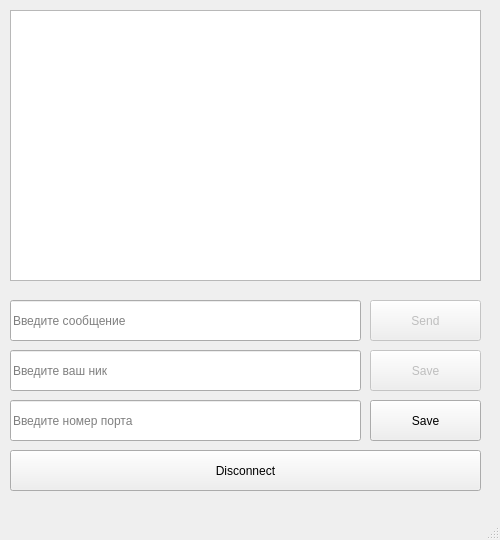
<?xml version="1.0" encoding="UTF-8"?>
<ui version="4.0">
 <class>MainWindow</class>
 <widget class="QMainWindow" name="MainWindow">
  <property name="geometry">
   <rect>
    <x>0</x>
    <y>0</y>
    <width>500</width>
    <height>540</height>
   </rect>
  </property>
  <property name="windowTitle">
   <string>MainWindow</string>
  </property>
  <widget class="QWidget" name="centralwidget">
   <widget class="QLineEdit" name="lineEdit">
    <property name="geometry">
     <rect>
      <x>10</x>
      <y>300</y>
      <width>351</width>
      <height>41</height>
     </rect>
    </property>
    <property name="readOnly">
     <bool>true</bool>
    </property>
    <property name="placeholderText">
     <string>Введите сообщение</string>
    </property>
   </widget>
   <widget class="QPushButton" name="pushButton">
    <property name="enabled">
     <bool>false</bool>
    </property>
    <property name="geometry">
     <rect>
      <x>370</x>
      <y>300</y>
      <width>111</width>
      <height>41</height>
     </rect>
    </property>
    <property name="text">
     <string>Send</string>
    </property>
    <property name="checkable">
     <bool>false</bool>
    </property>
   </widget>
   <widget class="QPushButton" name="pushButton_2">
    <property name="enabled">
     <bool>false</bool>
    </property>
    <property name="geometry">
     <rect>
      <x>370</x>
      <y>350</y>
      <width>111</width>
      <height>41</height>
     </rect>
    </property>
    <property name="text">
     <string>Save</string>
    </property>
   </widget>
   <widget class="QLineEdit" name="lineEdit_2">
    <property name="geometry">
     <rect>
      <x>10</x>
      <y>350</y>
      <width>351</width>
      <height>41</height>
     </rect>
    </property>
    <property name="readOnly">
     <bool>true</bool>
    </property>
    <property name="placeholderText">
     <string>Введите ваш ник</string>
    </property>
   </widget>
   <widget class="QTextEdit" name="textEdit">
    <property name="enabled">
     <bool>true</bool>
    </property>
    <property name="geometry">
     <rect>
      <x>10</x>
      <y>10</y>
      <width>471</width>
      <height>271</height>
     </rect>
    </property>
    <property name="readOnly">
     <bool>true</bool>
    </property>
   </widget>
   <widget class="QPushButton" name="pushButton_3">
    <property name="geometry">
     <rect>
      <x>10</x>
      <y>450</y>
      <width>471</width>
      <height>41</height>
     </rect>
    </property>
    <property name="text">
     <string>Disconnect</string>
    </property>
   </widget>
   <widget class="QLineEdit" name="lineEdit_3">
    <property name="geometry">
     <rect>
      <x>10</x>
      <y>400</y>
      <width>351</width>
      <height>41</height>
     </rect>
    </property>
    <property name="inputMethodHints">
     <set>Qt::ImhPreferNumbers</set>
    </property>
    <property name="placeholderText">
     <string>Введите номер порта</string>
    </property>
   </widget>
   <widget class="QPushButton" name="pushButton_4">
    <property name="geometry">
     <rect>
      <x>370</x>
      <y>400</y>
      <width>111</width>
      <height>41</height>
     </rect>
    </property>
    <property name="text">
     <string>Save</string>
    </property>
   </widget>
  </widget>
  <widget class="QMenuBar" name="menubar">
   <property name="geometry">
    <rect>
     <x>0</x>
     <y>0</y>
     <width>500</width>
     <height>25</height>
    </rect>
   </property>
  </widget>
  <widget class="QStatusBar" name="statusbar"/>
 </widget>
 <resources/>
 <connections/>
</ui>
